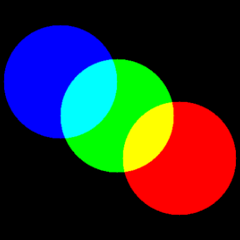
#> input picture Data-TP/bgr.png, 240 x 240 px
$ python Exercice_2.py
#> lines starting #> are read from the running program, lines starting #| are printed output that depends on the picture
import cv2
import numpy as np


def main():
    img_base = cv2.imread('Data-TP/bgr.png')
#> img_base is the input picture: shape (240, 240, 3); mean B, G, R 44.6, 44.7, 44.6

    blues,greens,reds = cv2.split(img_base)
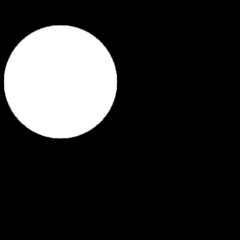
#> blues: shape (240, 240); min 0, max 255, mean 44.6
    channel_vide = np.zeros(img_base.shape[:2], np.uint8)
    reds = cv2.merge((channel_vide,channel_vide,reds))
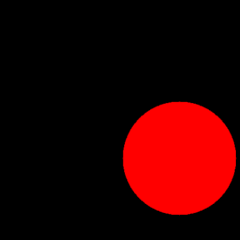
#> reds: shape (240, 240, 3); mean of channels 0, 1, 2 0, 0, 44.6; drawn as B, G, R
    blues = cv2.merge((blues,channel_vide,channel_vide))
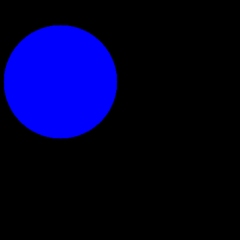
#> blues: shape (240, 240, 3); mean of channels 0, 1, 2 44.6, 0, 0; drawn as B, G, R
    greens = cv2.merge((channel_vide,greens,channel_vide))
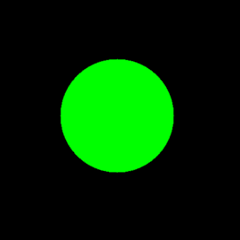
#> greens: shape (240, 240, 3); mean of channels 0, 1, 2 0, 44.7, 0; drawn as B, G, R
    bg = cv2.add(blues, greens)
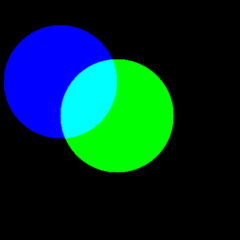
#> bg: shape (240, 240, 3); mean of channels 0, 1, 2 44.6, 44.7, 0; drawn as B, G, R
    br = cv2.add(blues, reds)
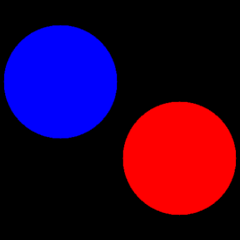
#> br: shape (240, 240, 3); mean of channels 0, 1, 2 44.6, 0, 44.6; drawn as B, G, R
    rg = cv2.add(reds, greens)
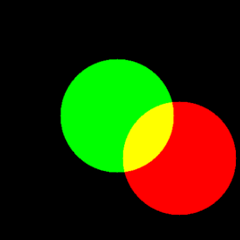
#> rg: shape (240, 240, 3); mean of channels 0, 1, 2 0, 44.7, 44.6; drawn as B, G, R

    cv2.imshow('Image de base',img_base)
    cv2.imshow('Blues',blues)
    cv2.imshow('Greens',greens)
    cv2.imshow('Rouge',reds)
    cv2.imshow('B + G', bg)
    cv2.imshow('B + R', br)
    cv2.imshow('R + G', rg)
    if cv2.waitKey(0) & 0xFF == ord('q'):  # if 'q' is pressed then quit
#> (key q is pressed here)
        cv2.destroyAllWindows()


if __name__ == '__main__':
    main()
